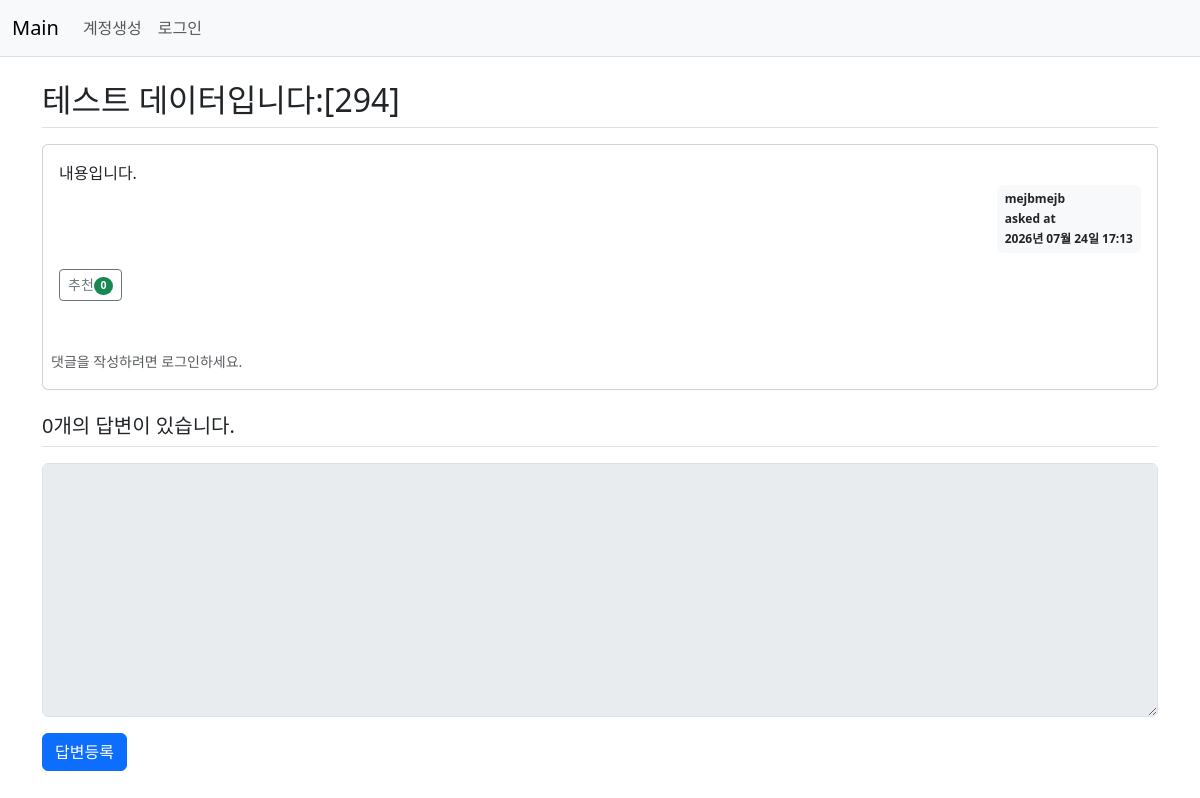
The app's page /question/detail/295/, older data.
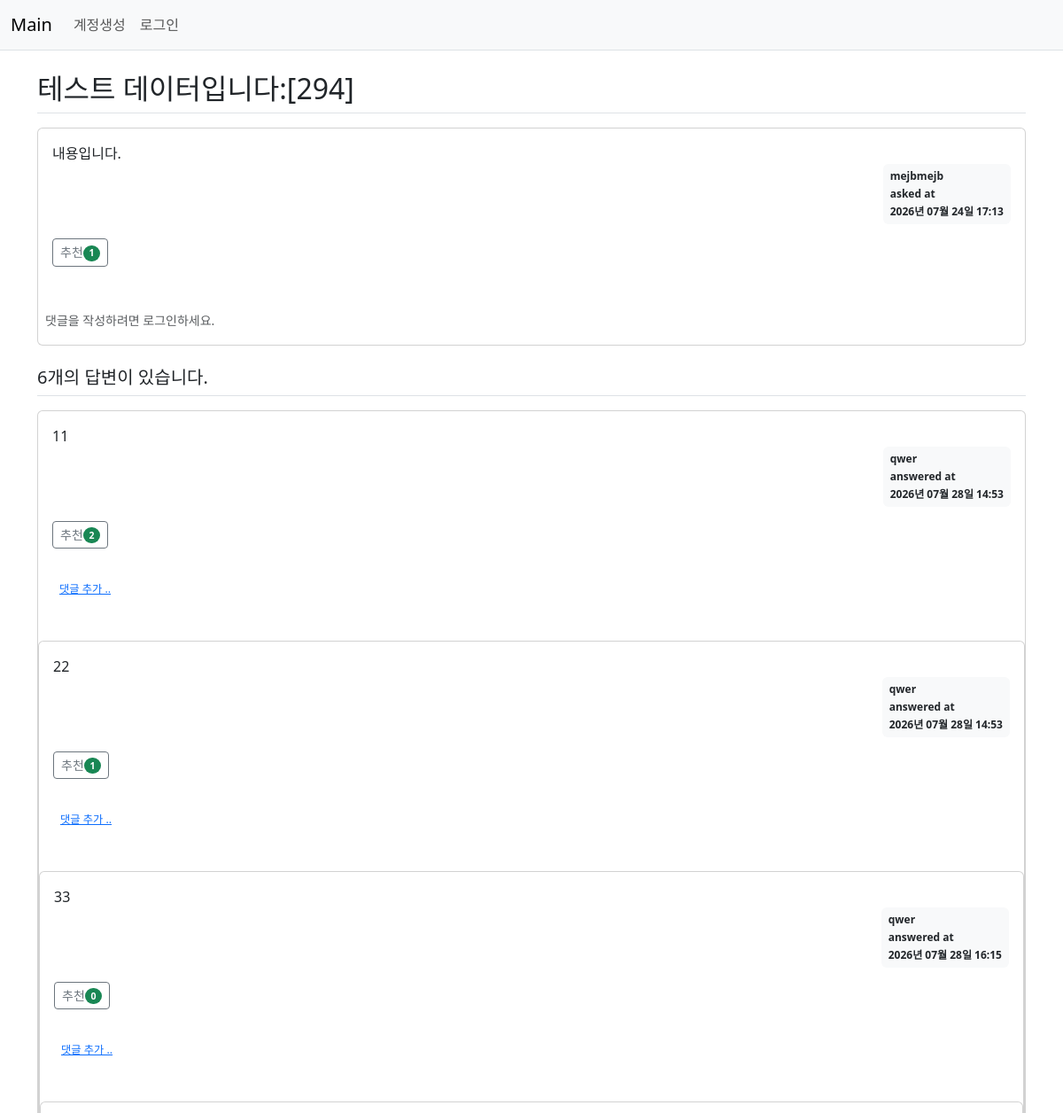
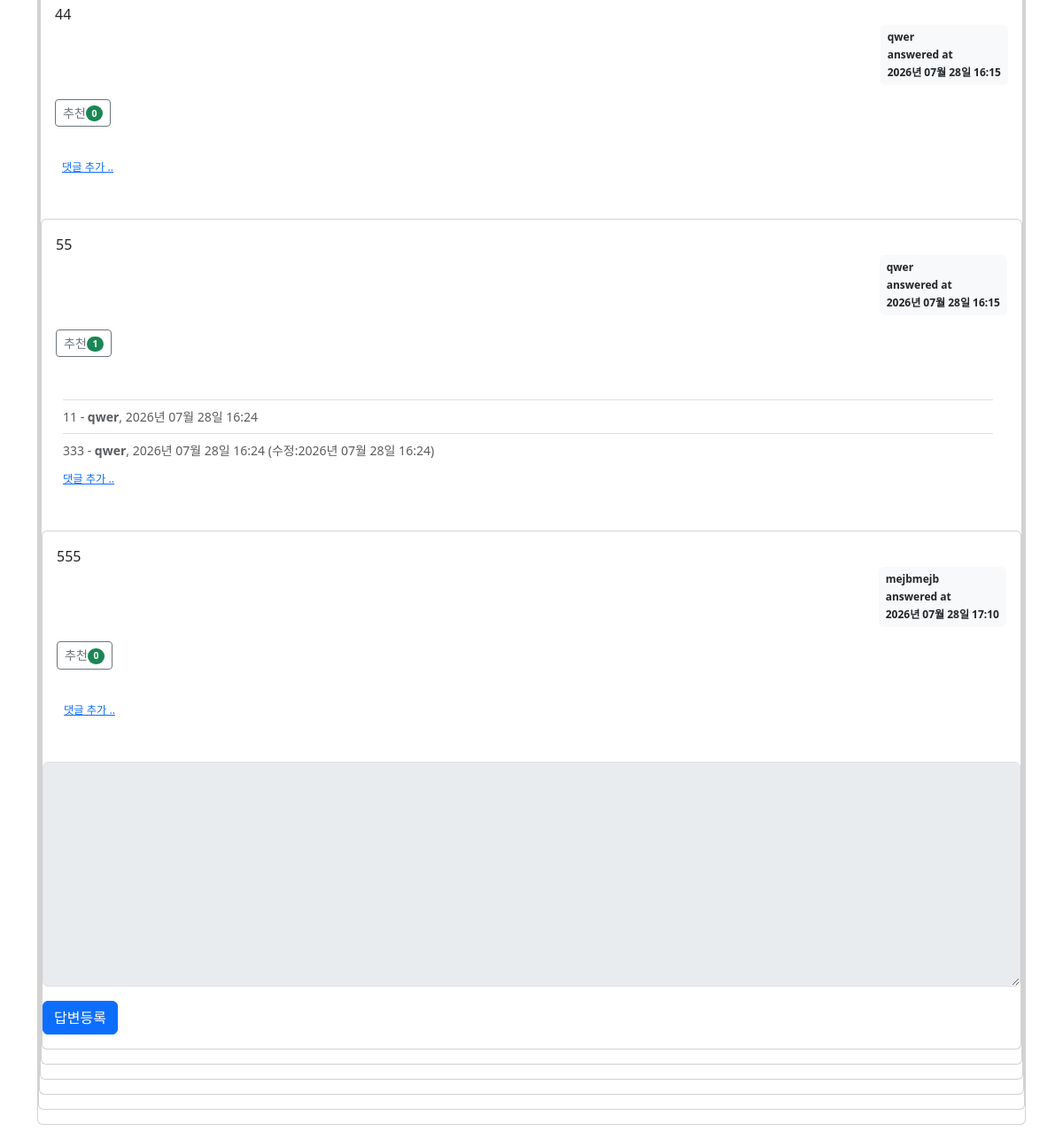
The same page, newer data (2 pictures, top to bottom).
### pybo/models.py (models this page shows, shortened)
class Question(db.Model):
    id = db.Column(db.Integer, primary_key=True)
    subject = db.Column(db.String(max_string), nullable=False) # 200자까지 문자열 제한이 있으며 null을 허용하지 않겠다.
    content = db.Column(db.Text(), nullable=False)
    create_date = db.Column(db.DateTime(), nullable=False) # DateTime을 받아오며 null을 허용하지 않겠다
    user_id = db.Column(db.Integer, db.ForeignKey('user.id', ondelete='CASCADE'), nullable=False)
    user = db.relationship('User', backref=db.backref('question_set'))
    voter = db.relationship('User', secondary=question_voter,
                            backref=db.backref('question_voter_set', lazy='dynamic'))

class User(db.Model):
    id = db.Column(db.Integer, primary_key=True)
    username = db.Column(db.String(150), unique=True, nullable=False) # unique = True 중복 막겠다
    password = db.Column(db.String(max_string), nullable=False)
    email = db.Column(db.String(120), unique=True, nullable=False)

class Answer(db.Model):
    id = db.Column(db.Integer, primary_key=True)
    question_id = db.Column(db.Integer, db.ForeignKey('question.id', ondelete='CASCADE'))
    question = db.relationship('Question', backref=db.backref('answer_set', cascade='all, delete-orphan'))
    content = db.Column(db.Text(), nullable=False)
    create_date = db.Column(db.DateTime(), nullable=False)
    user_id = db.Column(db.Integer, db.ForeignKey('user.id', ondelete='CASCADE'), nullable=False)
    user = db.relationship('User', backref=db.backref('answer_set'))
    voter = db.relationship('User', secondary=answer_voter,
                            backref=db.backref('answer_voter_set', lazy='dynamic'))

class Comment(db.Model):
    id = db.Column(db.Integer, primary_key=True)
    user_id = db.Column(db.Integer, db.ForeignKey('user.id', ondelete='CASCADE'), nullable=False)
    user = db.relationship('User', backref=db.backref('comment_set'))
    content = db.Column(db.Text(), nullable=False)
    create_date = db.Column(db.DateTime(), nullable=False)
    modify_date = db.Column(db.DateTime())
    question_id = db.Column(db.Integer, db.ForeignKey('question.id', ondelete='CASCADE'), nullable=True)
    question = db.relationship('Question', backref=db.backref('comment_set'))
    answer_id = db.Column(db.Integer, db.ForeignKey('answer.id', ondelete='CASCADE'), nullable=True)
    answer = db.relationship('Answer', backref=db.backref('comment_set'))

### pybo/views/question_views.py (the view)
@bp.route('/detail/<int:question_id>/')
def detail(question_id):
    form = AnswerForm() # 상세 조회 라우터 내부에 빈 답변 폼 생성
    question = Question.query.get_or_404(question_id)
    return render_template('question/question_detail.html', question=question, form=form)

### pybo/forms.py
class AnswerForm(FlaskForm):
    content = TextAreaField('내용', validators=[DataRequired('내용은 필수 입력 항목입니다.')])

### pybo/filter.py (called while the page is built)
def format_datetime(value, fmt='%Y년 %m월 %d일 %H:%M'):
    return value.strftime(fmt)

### pybo/views/auth_views.py (called while the page is built)
@bp.before_app_request
def load_logged_in_user():
    user_id = session.get('user_id')
    if user_id is None:
        g.user = None
    else:
        g.user = User.query.get(user_id)

### pybo/templates/question/question_detail.html (shortened to what this page needs)
{% extends 'base.html' %}
{% block content %}
<div class="container my-3">
    <h2 class="border-bottom py-2">{{ question.subject }}</h2>
    <div class="card my-3">
        <div class="card-body">
            <div class="card-text" style="white-space: pre-line;">{{ question.content }}</div>
            <div class="d-flex justify-content-end">
                <div class="badge bg-light text-dark p-2 text-start">
                    <div class="mb-2">{{ question.user.username }}</div>
                    <div class="mb-2">asked at</div>
                    <div>{{ question.create_date|datetime }}</div>
                </div>
            </div>
            <div class="my-3">
                <a href="javascript:void(0)" data-uri="{{ url_for('question.vote', question_id=question.id) }}"
                    class="recommend btn btn-sm btn-outline-secondary"> 추천<span class="badge rounded-pill bg-success">{{
                        question.voter|length }}</span>
                </a>
            </div>
        </div>
        <div class="card-body ps-2">
            <div>
                {% if g.user %}
                <a href="{{ url_for('comment.create_question', question_id=question.id) }}" class="small"><small>댓글 추가
                        ..</small></a>
                {% else %}
                <small class="text-muted">댓글을 작성하려면 로그인하세요.</small>
            </div>
            {% endif %}
        </div>
    </div>
    <h5 class="border-bottom my-3 py-2">{{ question.answer_set|length }}개의 답변이 있습니다.</h5>
    {% for answer in question.answer_set %}
    <div class="card my-3">
        <div class="card-body">
            <div class="card-text" style="white-space: pre-line;">{{ answer.content }}</div>
            <div class="d-flex justify-content-end">
                <div class="badge bg-light text-dark p-2 text-start">
                    <div class="mb-2">{{ answer.user.username }}</div>
                    <div class="mb-2">answered at</div>
                    <div>{{ answer.create_date|datetime }}</div>
                </div>
            </div>
            <div class="my-3">
                <a href="javascript:void(0)" data-uri="{{ url_for('answer.vote', answer_id=answer.id) }}" class="recommend btn btn-sm btn-outline-secondary"> 추천<span class="badge rounded-pill bg-success">{{
                    answer.voter|length }}</span>
                </a>
        </div>
        <div class="card-body ps-2">
            {% if answer.comment_set|length > 0 %}
            <div class="mt-3">
                {% for comment in answer.comment_set %}
                <div class="comment py-2 text-muted small border-top">
                    <span style="white-space: pre-line;">{{ comment.content }}</span>
                    <span>
                        - <strong>{{ comment.user.username }}</strong>, {{ comment.create_date|datetime }}
                        {% if comment.modify_date %}
                        (수정:{{ comment.modify_date|datetime }})
                        {% endif %}
                    </span>
                </div>
                {% endfor %}
            </div>
            {% endif %}
            <div>
                <a href="{{ url_for('comment.create_answer', answer_id=answer.id) }}" class="small"><small>댓글 추가
                        ..</small></a>
            </div>
        </div>
    </div>
    {% endfor %}
    <form action="{{ url_for('answer.create', question_id=question.id) }}" method="post" class="my-3">
        <div class="mb-3">
            <textarea {% if not g.user %}disabled{% endif %} name="content" id="content" class="form-control"
                rows="10"></textarea>
        </div>
        <input type="submit" value="답변등록" class="btn btn-primary">
    </form>
</div>
{% endblock %}

### pybo/templates/base.html (shortened to what this page needs)
<!DOCTYPE html>
<html lang="ko">
<head>
    <link rel="stylesheet" href="https://cdn.jsdelivr.net/npm/bootstrap@5.3.8/dist/css/bootstrap.min.css">
</head>
<body>
  {% include "navbar.html" %}
	{% block content %}
  {% endblock %}
</body>
</html>

### pybo/templates/navbar.html (shortened to what this page needs)
<nav class="navbar navbar-expand-lg navbar-light bg-light border-bottom">
    <div class="container-fluid">
        <a class="navbar-brand" href="{{ url_for('main.index') }}">Main</a>
        <div class="collapse navbar-collapse" id="navbarSupportedContent">
            <ul class="navbar-nav me-auto mb-2 mb-lg-0">
                {% if g.user %}
                <li class="nav-item">
                    <a class="nav-link" href="{{ url_for('auth.logout') }}">{{ g.user.username }} (로그아웃)</a>
                </li>
                {% else %}
                <li class="nav-item">
                    <a class="nav-link" href="{{ url_for('auth.signup') }}">계정생성</a>
                </li>
                <li class="nav-item">
                    <a class="nav-link" href="{{ url_for('auth.login') }}">로그인</a>
                </li>
                {% endif %}
            </ul>
        </div>
    </div>
</nav>

Row changes from the older to the newer data that the page shows:
added Answer: content "11", user.username "qwer", create_date "2026년 07월 28일 14:53", voter|length "2"
added Answer: content "22", user.username "qwer", create_date "2026년 07월 28일 14:53", voter|length "1"
added Answer: content "33", user.username "qwer", create_date "2026년 07월 28일 16:15", voter|length "0"
added Answer: content "44", user.username "qwer", create_date "2026년 07월 28일 16:15", voter|length "0"
added Answer: content "55", user.username "qwer", create_date "2026년 07월 28일 16:15", voter|length "1"
added Comment: content "11", user.username "qwer", create_date "2026년 07월 28일 16:24"
added Comment: content "333", user.username "qwer", create_date "2026년 07월 28일 16:24", modify_date "2026년 07월 28일 16:24"
added Answer: content "555", user.username "mejbmejb", create_date "2026년 07월 28일 17:10", voter|length "0"
Text that changed along with them:
{{ question.voter|length }}: "0" → "1"
{{ question.answer_set|length }}: "0" → "6"
